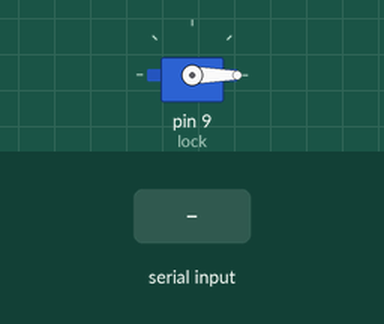
Simulated run of this sketch. Board: Arduino Uno, built with avr-gcc and run on an emulated ATmega328P. On the bench: servo. The test bench sets the inputs (shaded band).

Above: at 1.2 s.
1.3 s: "90,45\n" received over Serial
At 2.5 s:
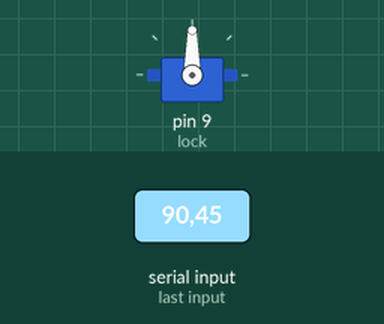
2.8 s: "0\n" received over Serial
At 3.5 s:
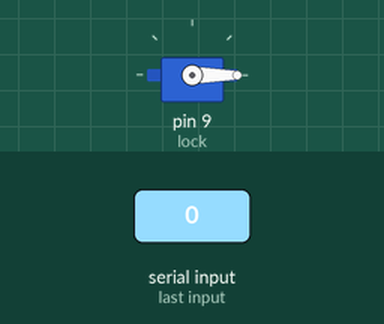
4.3 s: "30,150\n" received over Serial
At 4.8 s:
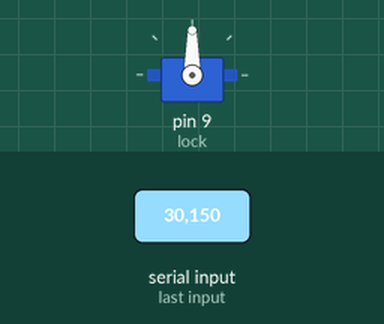
Timing chart, 0 to 7.3 s (numbered marks = the images above; inputs shaded):
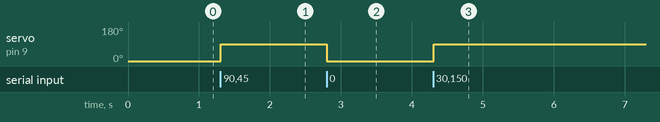

The sketch:

Face_Mask_Lock.ino
```cpp
#include<Servo.h>
Servo lock;
void setup() {
    Serial.begin(9600);
    lock.attach(9);
    lock.write(0);
}

void loop() {
  if(Serial.available())
  {
    int x = Serial.readStringUntil('\r\n').toInt();
    if(x == 0)
    {
      lock.write(0);
    }
    else
    {
      lock.write(90);
    }
  }
}
```

Measured:
- after the input at 1.3 s, servo on pin 9 (lock): 0° → 90° at once
- after the input at 2.8 s, servo on pin 9 (lock): 90° → 0° at once
- after the input at 4.3 s, servo on pin 9 (lock): 0° → 90° at once
